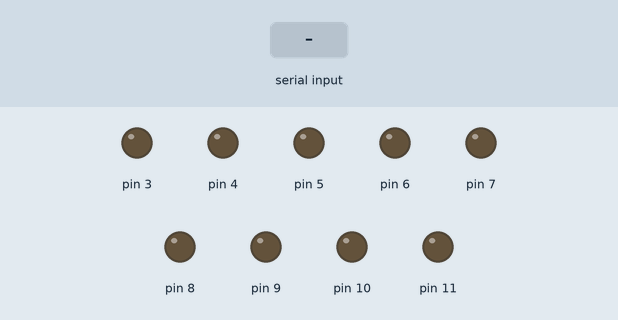
Recording of a sketch running on a simulated Arduino Uno, built with avr-gcc and run on an emulated ATmega328P. Parts: output pins drawn as LEDs (lit = HIGH). The test bench sets the inputs (shaded band).

Above: at 1.2 s.
1.3 s: "w" received over Serial
At 2.5 s:
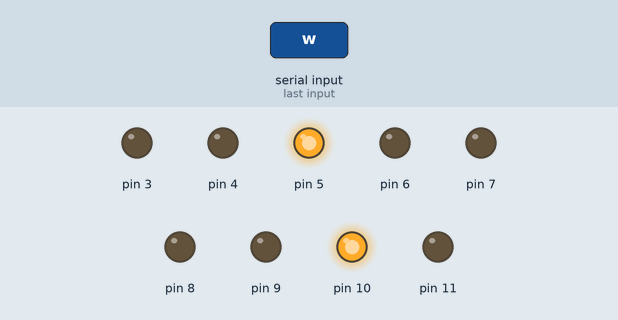
2.8 s: "s" received over Serial
At 3.7 s:
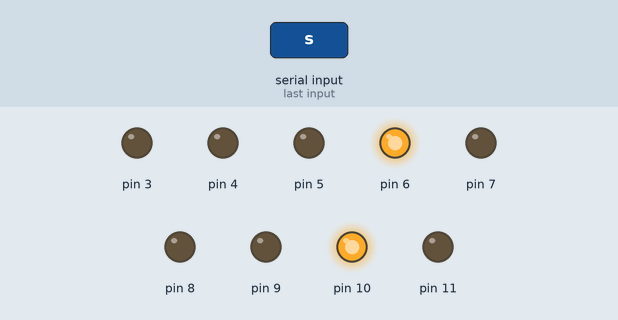
4.3 s: "v" received over Serial
At 4.9 s:
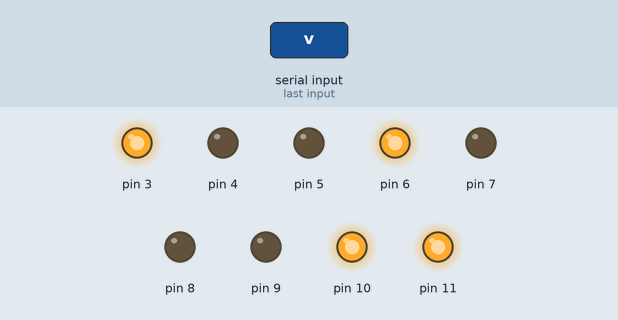
5.8 s: "b" received over Serial
At 7.0 s:
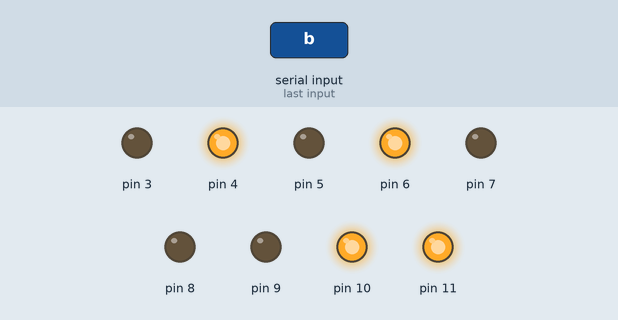
7.3 s: "i" received over Serial
At 8.3 s:
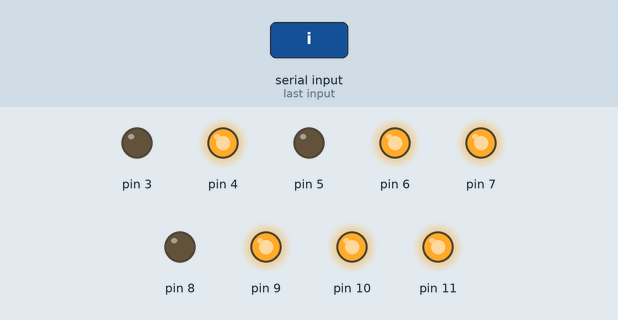
8.8 s: "o" received over Serial
At 9.5 s:
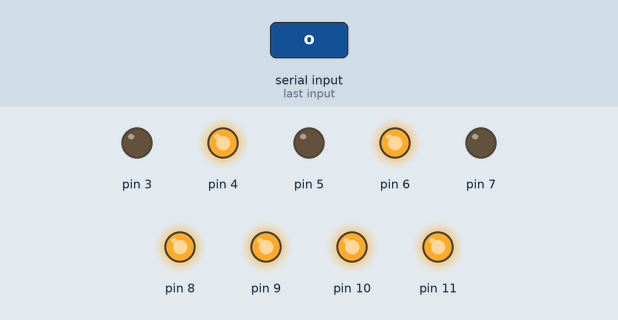
Timing chart, 0 to 11.3 s (numbered marks = the images above; inputs shaded):
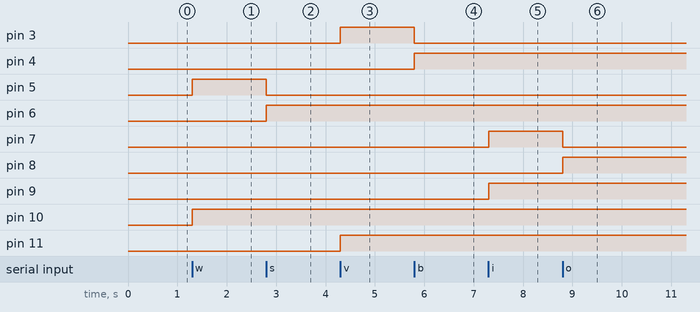

The sketch:

linear_arm_controller_arduino.ino
```cpp
// 리니어 엑추에이터 로봇 팔을 수동으로 조작하기 위한 제어 코드

void setup() {
  // 시리얼 통신 활성화
  Serial.begin(9600);

  // 아두이노 핀 활성화
  pinMode(5, OUTPUT);
  pinMode(6, OUTPUT);
  pinMode(10, OUTPUT);
  pinMode(3, OUTPUT);
  pinMode(4, OUTPUT);
  pinMode(11, OUTPUT);
  pinMode(7, OUTPUT);
  pinMode(8, OUTPUT);
  pinMode(9, OUTPUT);
}

void loop() {
  // 시리얼 통신 신호 확인
  if (Serial.available() > 0) {
    char command = Serial.read();

    // 각 키보드의 자판이 눌렸을 때의 동작 (아무 버튼도 누르지 않으면 Processing이 x를 입력함)
    if (command == 'w') {
      // y축 증가
      digitalWrite(5, HIGH);
      digitalWrite(6, LOW);
      analogWrite(10, 255);
    }
    else if (command == 's') {
      // y축 감소
      digitalWrite(6, HIGH);
      digitalWrite(5, LOW);
      analogWrite(10, 255);
    }
    else if (command == 'v') {
      // x축 증가
      digitalWrite(3, HIGH);
      digitalWrite(4, LOW);
      analogWrite(11, 255);
      }
    else if (command == 'b') {
      // x축 감소
      digitalWrite(4, HIGH);
      digitalWrite(3, LOW);
      analogWrite(11, 255);
      }
    else if (command == 'i') {
      // z축 증가
      digitalWrite(7, HIGH);
      digitalWrite(8, LOW);
      analogWrite(9, 255);
    }
    else if (command == 'o') {
      // z축 감소
      digitalWrite(8, HIGH);
      digitalWrite(7, LOW);
      analogWrite(9, 255);
    }
    else if (command == 'x') {
      // 멈춤 (아무 입력이 없는 경우)
      digitalWrite(5, LOW);
      digitalWrite(6, LOW);
      analogWrite(10, 0);
      digitalWrite(3, LOW);
      digitalWrite(4, LOW);
      analogWrite(11, 0);
      digitalWrite(7, LOW);
      digitalWrite(8, LOW);
      analogWrite(9, 0);
    }
  }
}

// 본 코드 작성에는 Chat GPT가 활용 되었음.
```

Measured:
- after the input at 1.3 s, pin 5, pin 10: LOW → HIGH at once
- after the input at 2.8 s, pin 5: HIGH → LOW at once; pin 6: LOW → HIGH at once
- after the input at 4.3 s, pin 3, pin 11: LOW → HIGH at once
- after the input at 5.8 s, pin 3: HIGH → LOW at once; pin 4: LOW → HIGH at once
- after the input at 7.3 s, pin 7, pin 9: LOW → HIGH at once
- after the input at 8.8 s, pin 7: HIGH → LOW at once; pin 8: LOW → HIGH at once
